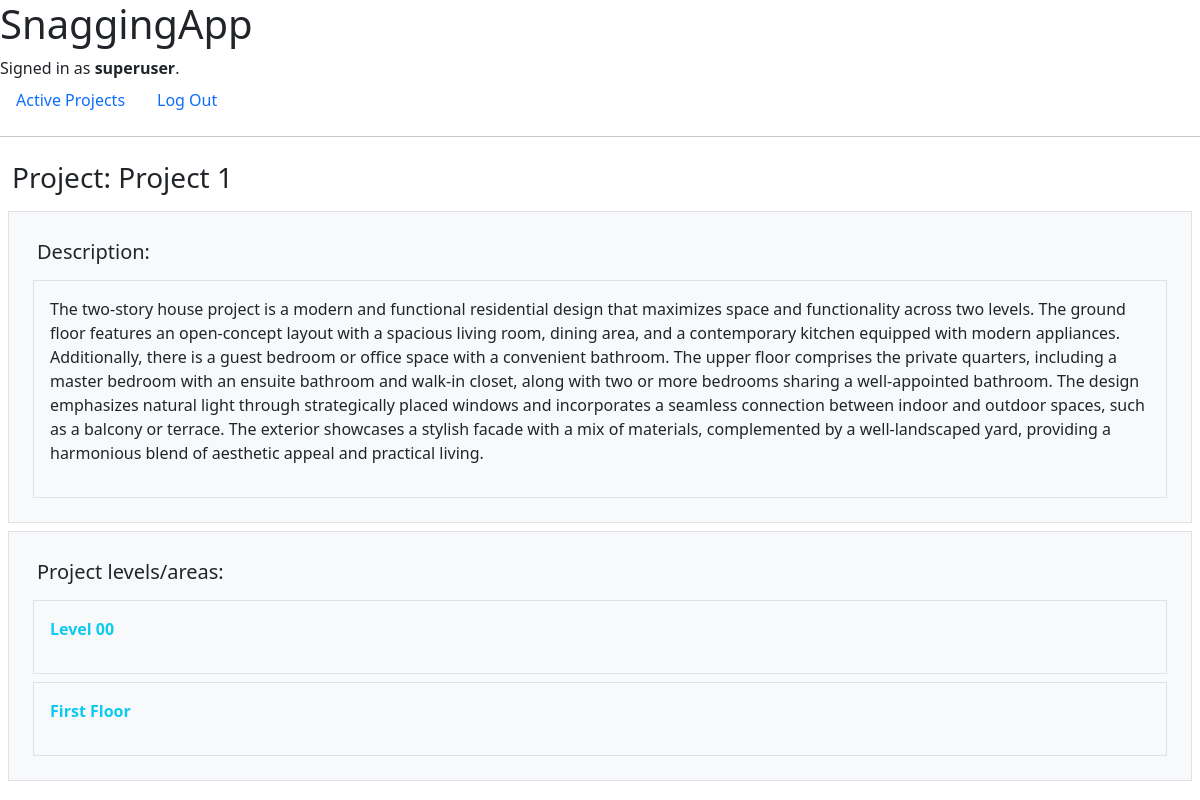
The app's page /project/1 (signed in) with its own data.
### SnaggingApp/models.py (models this page shows, shortened)
class User(AbstractUser):
    pass

class Project(models.Model):
    title = models.CharField(max_length=250)
    description = models.TextField()
    archived = models.BooleanField(default=False)
    responsible = models.ManyToManyField("User", blank=True, related_name="UserProjectsResponsible")
    master = models.ManyToManyField("User", blank=True, related_name="UserProjectsMaster")
    level = models.ManyToManyField("Level", blank=True, related_name="level_project")

class Level(models.Model):
    title = models.CharField(max_length=250)
    description = models.TextField()
    archived = models.BooleanField(default=False)
    file = models.ForeignKey(PDFFile, blank=True, on_delete=models.CASCADE, related_name="pdf_level")
    pinpoint = models.ManyToManyField("Pinpoint", blank=True, related_name="pinpoint_level")

### SnaggingApp/views.py (the view)
# urls.py: path("project/<int:project_id>", views.project, name="project"),
def project(request, project_id):
    current_project = Project.objects.get(pk=project_id)
    levels = current_project.level.all()
    return render(request, "SnaggingApp/project.html", {
        "current_project": current_project,
        "levels": levels,
    })

### SnaggingApp/templates/SnaggingApp/project.html (shortened to what this page needs)
{% extends "SnaggingApp/layout.html" %}
{% load static %}
{% block body %}
{% if user.is_authenticated %}
    <h3 class="p-2 m-1" id="title_all_posts">Project: {{ current_project.title }}</h3>
    <div class="p-3 m-2 bg-light border" id="#">
        <h5 class="p-2 m-1" id="#">Description:</h5>
            <div class="p-3 m-2 bg-light border" id="#">
            <p id='#'>{{ current_project.description }}</p>
            </div>
    </div>
    <div class="p-3 m-2 bg-light border" id="#">
    <h5 class="p-2 m-1" id="title_all_posts">Project levels/areas:</h5>
        {% for level in levels %}
        <div class="p-3 m-2 bg-light border" id="#">
        <p class="text-info" id='level_{{ level.id }}'><b>{{ level.title }}</b></p>
        </div>
        {% endfor %}
    </div>
{% else %}
<div class="p-3 m-2 bg-light border">
    <p><b>Welcome to the SnaggingApp</b></p>
    <p>Please register or log-in if you have an account</p>
</div>
{% endif %}
{% endblock %}

### SnaggingApp/templates/SnaggingApp/layout.html (shortened to what this page needs)
{% load static %}
<!DOCTYPE html>
<html lang="en">
    <head>
        <link href="https://cdn.jsdelivr.net/npm/bootstrap@5.3.2/dist/css/bootstrap.min.css" rel="stylesheet">
        <link rel="stylesheet" href="{% static 'styles.css' %}">
    </head>
    <body>
        <h1>SnaggingApp</h1>
        <div>
            {% if user.is_authenticated %}
                Signed in as <strong>{{ user.username }}</strong>.
            {% else %}
                Not signed in.
            {% endif %}
        </div>
        <ul class="nav">
            {% if user.is_authenticated %}
                <li class="nav-item">
                <a class="nav-link" href="{% url 'index' %}">Active Projects</a>
                </li>
                <li class="nav-item">
                    <a class="nav-link" href="{% url 'logout' %}">Log Out</a>
                </li>
            {% endif %}
        </ul>
        <hr>
        {% block body %}
        {% endblock %}
    </body>
</html>

### SnaggingApp/static/styles.css (style rules this page uses)
* { margin:0; padding:0; }
body { width:100%; height:100%; transition: transform 0.3s; }

### records on screen
User: username "superuser"
Project: title "Project 1", description "The two-story house project is a modern and functional residential design that maximizes space and functionality across two levels. The ground floor features an open-concept layout with a spacious living room, dining area, and a contemporary kitchen equipped with modern appliances. Additionally, there is a guest bedroom or office space with a convenient bathroom. The upper floor comprises the private quarters, including a master bedroom with an ensuite bathroom and walk-in closet, along with two or more bedrooms sharing a well-appointed bathroom. The design emphasizes natural light through strategically placed windows and incorporates a seamless connection between indoor and outdoor spaces,…"
Level: title "Level 00"
Level: title "First Floor"
